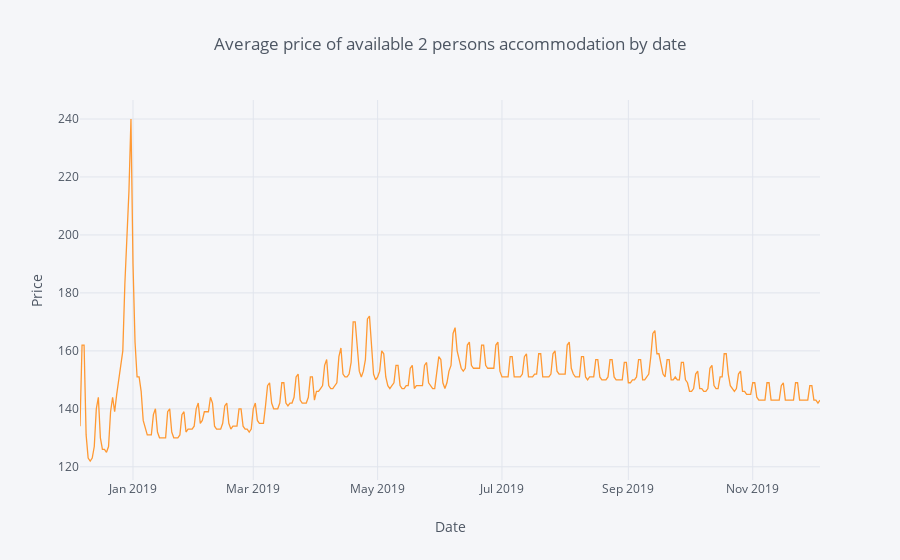

Notebook cell for this chart:
### Markdown cell above
## 4.7 Average price by date
Below, you see the average price of all 2-persons accomodations flagged as available by date. The peak of average price 240 Euro is at December 31st, and the cyclical pattern is due to higher prices in weekends. However, I suspect that prices for dates further ahead in time are mostly not updated yet and are probably default prices. This might result in a booking not being accepted by the host if the host realizes that someone is trying to book something on a date that should have been more expensive than usual. This graph is **interactive**, and hovering over the points will show you a tooltip with the average price and weekday by date.

### Code cell
average_price = calendar[(calendar.available == "t") & (calendar.accommodates == 2)].groupby(['date']).mean().astype(np.int64).reset_index()
average_price['weekday'] = average_price['date'].dt.day_name()
average_price = average_price.set_index('date')

average_price.iplot(y='price', mode='lines', xTitle='Date', yTitle='Price',
    text='weekday', title='Average price of available 2 persons accommodation by date')

### Figure 1 — Plotly figure (JSON) as saved in the notebook; plotly's stock layout.template omitted (floating-point values rounded to 4 significant figures; data arrays with more than 128 entries replaced by an {"elided": "..."} marker saying what was removed)
{"data": [{"line": {"color": "rgba(255, 153, 51, 1.0)", "dash": "solid", "shape": "linear", "width": 1.3}, "mode": "lines", "name": "price", "text": {"elided": "364 str values"}, "type": "scatter", "uid": "43ba2e75-3326-4675-b7af-0fd39e85791a", "x": {"elided": "364 str values"}, "y": {"elided": "364 int values"}}], "layout": {"legend": {"bgcolor": "#F5F6F9", "font": {"color": "#4D5663"}}, "paper_bgcolor": "#F5F6F9", "plot_bgcolor": "#F5F6F9", "title": {"font": {"color": "#4D5663"}, "text": "Average price of available 2 persons accommodation by date"}, "xaxis": {"gridcolor": "#E1E5ED", "showgrid": true, "tickfont": {"color": "#4D5663"}, "title": {"font": {"color": "#4D5663"}, "text": "Date"}, "zerolinecolor": "#E1E5ED"}, "yaxis": {"gridcolor": "#E1E5ED", "showgrid": true, "tickfont": {"color": "#4D5663"}, "title": {"font": {"color": "#4D5663"}, "text": "Price"}, "zerolinecolor": "#E1E5ED"}}}
